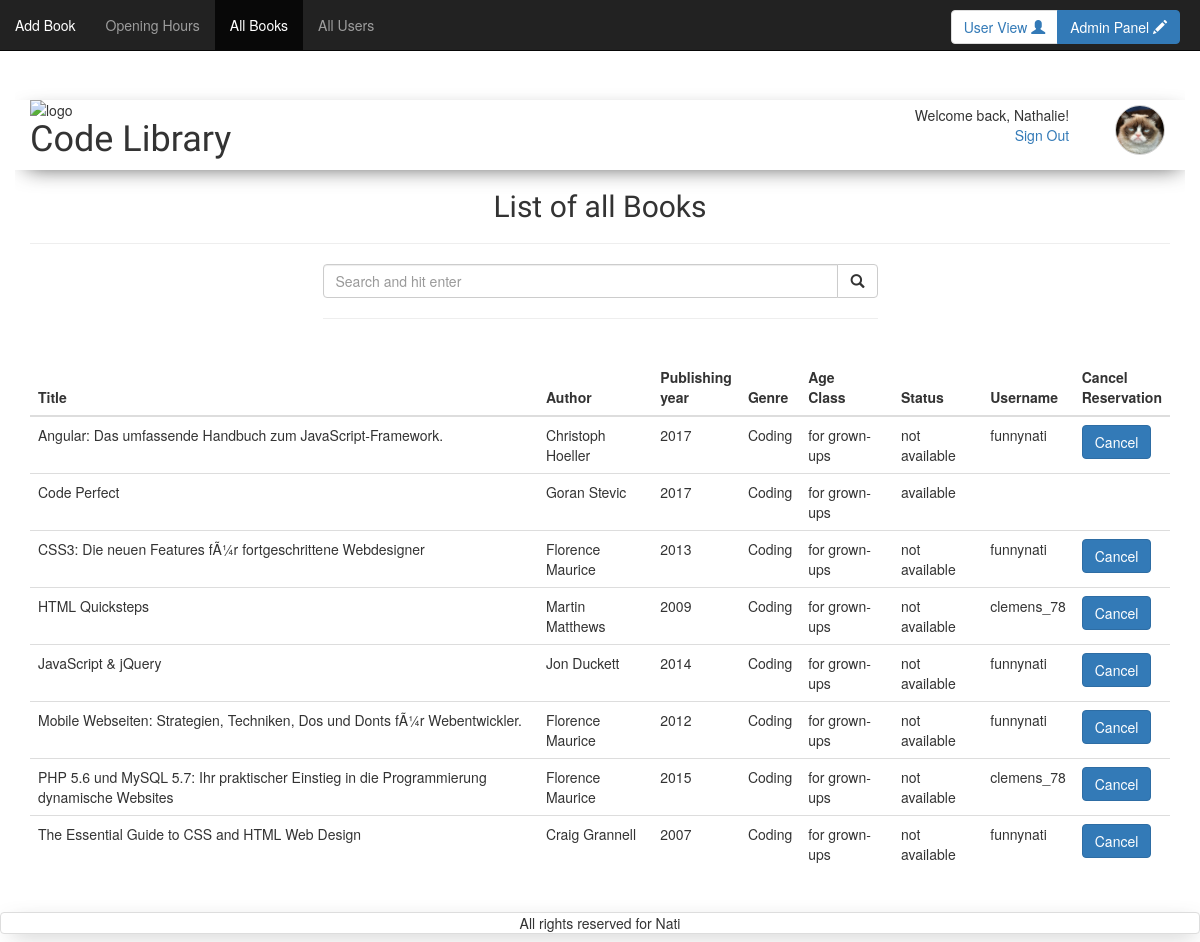
/all_books_admin.php (signed in), run on the app's committed database.
### tables this page shows
CREATE TABLE `users` (
  `id` int(11) NOT NULL,
  `first_name` varchar(100) NOT NULL,
  `family_name` varchar(100) NOT NULL,
  `email` varchar(100) NOT NULL,
  `password` varchar(100) NOT NULL,
  `username` varchar(100) NOT NULL,
  `FK_avatars` int(11) NOT NULL,
  `member_since` timestamp NOT NULL DEFAULT CURRENT_TIMESTAMP ON UPDATE CURRENT_TIMESTAMP
);

CREATE TABLE `avatars` (
  `id` int(11) NOT NULL,
  `avatar` varchar(100) NOT NULL
);

CREATE TABLE `books` (
  `id` int(11) NOT NULL,
  `title` varchar(100) NOT NULL,
  `FK_authors` int(11) NOT NULL,
  `FK_genres` int(11) NOT NULL,
  `publishing_year` year(4) NOT NULL,
  `available` tinyint(1) NOT NULL DEFAULT '1',
  `FK_libraries` int(11) NOT NULL DEFAULT '1',
  `image` varchar(100) NOT NULL,
  `FK_age_recommendations` int(11) NOT NULL
);

CREATE TABLE `authors` (
  `id` int(11) NOT NULL,
  `first_name` varchar(30) NOT NULL,
  `family_name` varchar(30) NOT NULL
);

CREATE TABLE `genres` (
  `id` int(11) NOT NULL,
  `genre` varchar(30) NOT NULL
);

CREATE TABLE `age_recommendations` (
  `id` int(11) NOT NULL,
  `age` varchar(50) NOT NULL
);

### includes/start_session_admin.php (called while the page is built, shortened)
<?php
	 $res=mysql_query("SELECT first_name, family_name, username, users.id AS user_id, avatar, avatars.id AS avatar_id FROM users JOIN avatars ON users.FK_avatars=avatars.id WHERE users.id=".$_SESSION['user']);
	 $userRow=mysql_fetch_array($res);
	 $user_avatar = $userRow['avatar'];
?>

### all_books_admin.php (the view, shortened to what this page needs)
<?php
require_once('includes/start_session_admin.php');
?>
<!DOCTYPE html>
<html>
<head>
	<?php
require_once('includes/head_tag.php');
	?>
</head>
<body>
<div id="wrap">
  <div id="main" class="container clear-top">
	<div class="navbar navbar-inverse navbar-fixed-top">
	    <div class="collapse navbar-collapse">
	      <ul class="nav navbar-nav">
	        <li class=""><a href="home_admin.php">Add Book</a></li>
	        <li class=""><a href="library_admin.php">Opening Hours</a></li>
	        <li class="active"><a href="all_books_admin.php">All Books</a></li>
	        <li class=""><a href="all_users_admin.php">All Users</a></li>
	      </ul>
	    </div>
			        	<?php
require_once('includes/switch_admin_view.php');
		?>
	  </div>
		<?php
require_once('includes/header.php');
		?>
	<section class="row">
		<div class="col-xs-12">
			<h2 class="brandfont text-center">List of all Books</h2>
			<hr>
		</div>
		<?php
require_once('includes/search_bar.php');
		?>
		<?php
require_once('includes/alert_box.php');
		?>
		<div class="col-xs-12">
			<table class="table">
				<thead>
			      <tr>
			        <th>Title</th>
			        <th>Author</th>
			        <th>Publishing <br>year</th>
			        <th>Genre</th>
			        <th>Age <br>Class</th>
			        <th>Status</th>
			        <th>Username</th>
			        <th>Cancel <br>Reservation</th>
			      </tr>
			    </thead>
			    <tbody>
			<?php
				if ( isset($_GET['btn-search']) ){
					$search = trim($_GET['search']);
			 		$search = strip_tags($search);
			  		$search = htmlspecialchars($search);
					$res_book=mysql_query("SELECT
					title, authors.first_name, authors.family_name, publishing_year, genre, age, available, books.id as books_id, username
					FROM books
					JOIN authors ON books.FK_authors=authors.id
					JOIN genres ON books.FK_genres=genres.id
					JOIN age_recommendations ON books.FK_age_recommendations=age_recommendations.id
					JOIN books_tags ON books.id=books_tags.FK_books
					JOIN tags ON books_tags.FK_tags=tags.id
					LEFT JOIN borrows ON books.id = borrows.FK_books
                    LEFT JOIN users ON borrows.FK_users=users.id
					WHERE title LIKE '%$search%'
					OR authors.first_name LIKE '%$search%'
					OR authors.family_name LIKE '%$search%'
					OR genre LIKE '%$search%'
					OR publishing_year LIKE '%$search%'
					OR tag LIKE '%$search%'
					ORDER BY title ASC");
					$res_library=mysql_query("SELECT * FROM libraries");
					$row_library=mysql_fetch_array($res_library);
					$telephone = $row_library['telephone'];
require_once('includes/count_search_result.php');
			  		while($bookRow=mysql_fetch_array($res_book)){
				  		$title = $bookRow['title'];
				  		$author_first_name = $bookRow['first_name'];
				  		$author_family_name = $bookRow['family_name'];
				  		$image = $bookRow['image'];
				  		$published = $bookRow['publishing_year'];
				  		$genre = $bookRow['genre'];
				  		$age = $bookRow['age'];
				  		$availability = $bookRow['available'];
				  		$book_id = $bookRow['books_id'];
				  		$username = $bookRow['username'];
				  		if ($availability == 1){
				  			$available = "available";
				  		} else {
				  			$available = "not available";
				  		}
				  		echo 	'<tr>
									<td>'.$title.'</td>
									<td>'.$author_first_name.' '.$author_family_name.'</td>
									<td>'.$published.'</td>
									<td>'.$genre.'</td>
									<td>'.$age.'</td>
									<td>'.$available.'</td>
									<td>';
						if ($availability == 0) {
							echo $username;
						}
						echo '</td>
									<td>';
						if ($availability == 0){
						echo			'<form method="post" action="all_books_admin.php?book_id='.$book_id.'">
											<input type="submit" class="btn btn-primary" value="Cancel" id="btn-cancel_reservation" name="btn-cancel_reservation">
										</form>
						  	';
					  	}
					  	echo 		'</td>
					  			</tr>';
			  		}
				} else {
					$res_book=mysql_query("SELECT
					title, authors.first_name, authors.family_name, publishing_year, genre, age, available, books.id as books_id, username
					FROM books
					JOIN authors ON books.FK_authors=authors.id
					JOIN genres ON books.FK_genres=genres.id
					JOIN age_recommendations ON books.FK_age_recommendations=age_recommendations.id
					LEFT JOIN borrows ON books.id = borrows.FK_books
                    LEFT JOIN users ON borrows.FK_users=users.id
 					ORDER BY title ASC");
			  		while($bookRow=mysql_fetch_array($res_book)){
				  		$title = $bookRow['title'];
				  		$author_first_name = $bookRow['first_name'];
				  		$author_family_name = $bookRow['family_name'];
				  		$published = $bookRow['publishing_year'];
				  		$genre = $bookRow['genre'];
				  		$age = $bookRow['age'];
				  		$availability = $bookRow['available'];
				  		$book_id = $bookRow['books_id'];
				  		$username = $bookRow['username'];
				  		if ($availability == 1){
				  			$available = "available";
				  		} else {
				  			$available = "not available";
				  		}
				  		echo 	'<tr>
									<td>'.$title.'</td>
									<td>'.$author_first_name.' '.$author_family_name.'</td>
									<td>'.$published.'</td>
									<td>'.$genre.'</td>
									<td>'.$age.'</td>
									<td>'.$available.'</td>
									<td>';
						if ($availability == 0) {
							echo $username;
						}
						echo '</td>
									<td>';
						if ($availability == 0){
						echo			'<form method="post" action="all_books_admin.php?book_id='.$book_id.'">
											<input type="submit" class="btn btn-primary" value="Cancel" id="btn-cancel_reservation" name="btn-cancel_reservation">
										</form>
						  	';
					  	}
					  	echo 		'</td>
					  			</tr>';
			  		}
  				}
			?>
				</tbody>
			</table>
		</div>
	</section>
  </div>
</div>
	<?php
require_once('includes/footer.php');
	?>
</body>
</html>

### includes/header.php
<header class="row shadow header_margin">
		<div class="col-xs-12 col-sm-6">
			<span><img id="logo" src="pictures/logo.png" alt="logo"></span>
			<span><h1 class="brandfont">Code Library</h1></span>
		</div>
		<div class="col-xs-12 col-sm-6">
			<div class="padding">
				<div class="row header_right text-right">
					<?php
						echo'<div class="col-xs-10">
								Welcome back, '. $userRow["first_name"].'!<br>
			       				<a href="logout.php?logout">Sign Out</a>
			       			</div>
			       			<div class="col-xs-2 pull-right">
			       			<img class="img-circle show_avatar border" src="'.$user_avatar.'" alt="avatar">
			       			</div>';
			       	?>
		    	</div>
	    	</div>
		</div>
</header>

### css/style.css (style rules this page uses)
#logo { width: 100px; float: left; }
header h1 { position: relative; }
.show_avatar { height: 50px; width: 50px; border: 0.5px solid lightgrey; }
.nav { margin-bottom: 0; }
.brandfont { font-family: 'Lobster Two', cursive; }
.shadow { -webkit-box-shadow: 3px 6px 22px -9px rgba(0, 0, 0, 0.75); -moz-box-shadow: 3px 6px 22px -9px rgba(0, 0, 0, 0.75); box-shadow: 3px 6px 22px -9px rgba(0, 0, 0, 0.75); }
.padding { padding: 5px; }

### includes/head_tag.php (style rules this page uses)
html, body { height: 100%; }
#wrap { min-height: 100%; }
#main { overflow:auto; padding-bottom:50px; }
.header_margin { margin-top: 100px; }

### data on the page
users: first_name "Nathalie", FK_avatars.avatar (picture)
books: title "Angular: Das umfassende Handbuch zum JavaScript-Framework.", FK_authors.first_name "Christoph", FK_authors.family_name "Hoeller", publishing_year "2017", FK_genres.genre "Coding", FK_age_recommendations.age "for grown-ups", available "not available", users.username "funnynati"
books: title "Code Perfect", FK_authors.first_name "Goran", FK_authors.family_name "Stevic", publishing_year "2017", FK_genres.genre "Coding", FK_age_recommendations.age "for grown-ups", available "available"
books: title "CSS3: Die neuen Features fÃ¼r fortgeschrittene Webdesigner", FK_authors.first_name "Florence", FK_authors.family_name "Maurice", publishing_year "2013", FK_genres.genre "Coding", FK_age_recommendations.age "for grown-ups", available "not available", users.username "funnynati"
books: title "HTML Quicksteps", FK_authors.first_name "Martin", FK_authors.family_name "Matthews", publishing_year "2009", FK_genres.genre "Coding", FK_age_recommendations.age "for grown-ups", available "not available", users.username "clemens_78"
books: title "JavaScript & jQuery", FK_authors.first_name "Jon", FK_authors.family_name "Duckett", publishing_year "2014", FK_genres.genre "Coding", FK_age_recommendations.age "for grown-ups", available "not available", users.username "funnynati"
books: title "Mobile Webseiten: Strategien, Techniken, Dos und Donts fÃ¼r Webentwickler.", FK_authors.first_name "Florence", FK_authors.family_name "Maurice", publishing_year "2012", FK_genres.genre "Coding", FK_age_recommendations.age "for grown-ups", available "not available", users.username "funnynati"
books: title "PHP 5.6 und MySQL 5.7: Ihr praktischer Einstieg in die Programmierung dynamische Websites", FK_authors.first_name "Florence", FK_authors.family_name "Maurice", publishing_year "2015", FK_genres.genre "Coding", FK_age_recommendations.age "for grown-ups", available "not available", users.username "clemens_78"
books: title "The Essential Guide to CSS and HTML Web Design", FK_authors.first_name "Craig", FK_authors.family_name "Grannell", publishing_year "2007", FK_genres.genre "Coding", FK_age_recommendations.age "for grown-ups", available "not available", users.username "funnynati"
